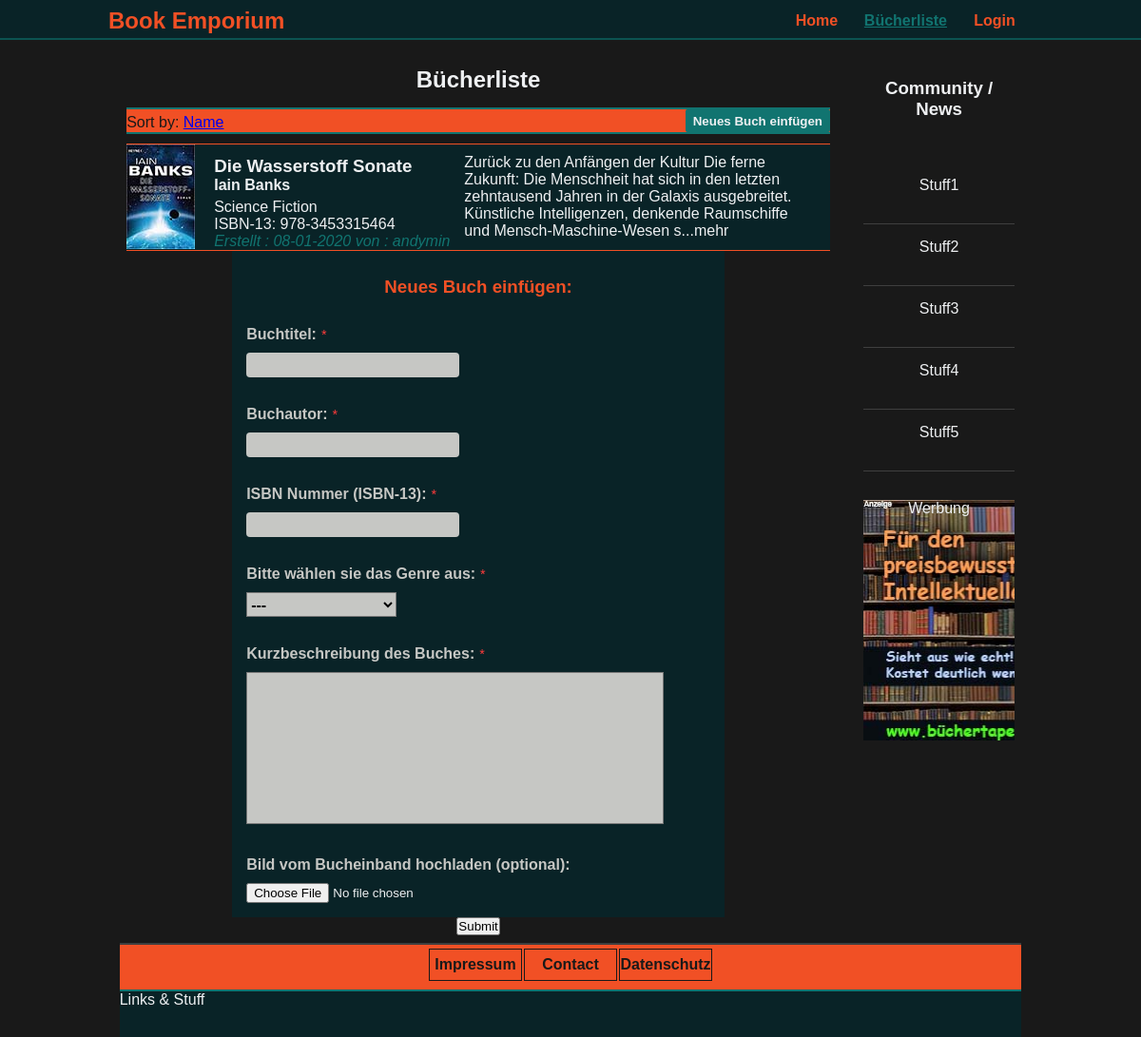
The app's page /index.php/start with its own data.
### tables this page shows
CREATE TABLE `elements` (
  `id` int(10) UNSIGNED NOT NULL,
  `element_title` varchar(255) NOT NULL,
  `element_author` varchar(255) NOT NULL,
  `element_isbn` varchar(255) NOT NULL,
  `element_genre` varchar(255) NOT NULL,
  `element_description` text NOT NULL,
  `element_created_at` timestamp NOT NULL DEFAULT current_timestamp(),
  `element_changed_at` timestamp NOT NULL DEFAULT current_timestamp(),
  `element_pic` varchar(255) NOT NULL,
  `element_thumb` varchar(255) NOT NULL,
  `user_uid` int(10) UNSIGNED NOT NULL
);

CREATE TABLE `users` (
  `uid` int(10) UNSIGNED NOT NULL,
  `username` varchar(255) NOT NULL,
  `email` varchar(255) NOT NULL,
  `password` varchar(255) NOT NULL,
  `user_created_at` timestamp NOT NULL DEFAULT current_timestamp(),
  `user_changed_at` timestamp NOT NULL DEFAULT current_timestamp() ON UPDATE current_timestamp(),
  `user_role` int(10) UNSIGNED NOT NULL,
  `user_description` text DEFAULT NULL
);

### src/Core/AbstractController.php (called while the page is built, shortened)
<?php
abstract class AbstractController
{
    protected function render($view, $params)
    {
        extract($params);
        include __DIR__."./../../views/{$view}.php";
    }
}

### src/Element/ElementController.php (called while the page is built, shortened)
<?php
class ElementController extends AbstractController
{
    public function __construct(ElementRepository $elementRepository)
    {
        $this->elementRepository = $elementRepository;
    }
    public function index()
    {
        $booklist = $this->elementRepository->fetchAllElements();
        $this->render('page_main_book_list', ['booklist' => $booklist]);
    }
}

### src/Element/ElementRepository.php (called while the page is built, shortened)
<?php
class ElementRepository extends AbstractRepository
{
    public function getTableName()
    {
        return 'elements';
    }
    public function getModelName()
    {
        return 'App\\Element\\ElementModel';
    }
}

### src/Core/AbstractRepository.php (called while the page is built, shortened)
<?php
abstract class AbstractRepository
{
    protected $pdo;
    public function __construct(PDO $pdo)
    {
        $this->pdo = $pdo;
    }
    function fetchAllElements()
    {
        $model = $this->getModelName();
        $table = $this->getTableName();
        $qry = $this->pdo->query("SELECT * FROM `$table` JOIN `users` ON users.uid = elements.user_uid GROUP BY $table.id");
        $books = $qry->fetchAll(PDO::FETCH_CLASS, $model);
        return $books;
    }
}

### autoload.php (called while the page is built, shortened)
<?php
spl_autoload_register(function ($class) {
    $prefix = 'App\\';
    $base_dir = __DIR__ . '/src/';
    $len = strlen($prefix);
    $relative_class = substr($class, $len);
    $file = $base_dir . str_replace('\\', '/', $relative_class) . '.php';
});

### init.php (called while the page is built, shortened)
<?php
require __DIR__.'/autoload.php';
function fixDate($string)
{
    $timestamp = strtotime($string);
    return date('d-m-Y', $timestamp);
}

### views/page_main_book_list.php (the view, shortened to what this page needs)
<main class="content-main">
    <section class="list-container clear">
        <div class="content-left t-center black">
            <h2>Bücherliste</h2>
            <div class="sort-bar orange clear">
                <p>Sort by: <a href="#">Name</a></p>
                <button>Neues Buch einfügen</button>
            </div>
            <ul class="book-prev">
            <?php foreach($booklist as $book) :?>
                <li>
                    <img src="/<?= $book->element_thumb ?>" alt="Einbandbild">
                    <div class="clear">
                        <div class="book-title">
                            <h3><?= $book->element_title ?></h3>
                            <h4><?= $book->element_author ?></h4>
                        </div>
                        <p class="book-data">
                            <span class="book-genre"><?= $book->element_genre ?></span>
                            <span class="book-isbn"><?= $book->element_isbn ?></span>
                            <span class="book-userdate">Erstellt : <?= fixDate($book->element_created_at) ?> von : <?= $book->username ?></span>
                        </p>
                    </div>
                    <p class="book-description"><?= substr($book->element_description, 0, 220) . '<span class="remark">...mehr</span>' ?></p>
                    <a href="#"></a>
                </li>
            <?php endforeach; ?>
            </ul>
            <div class="form-container">
                <div class="formfield">
                    <h3 class="t-center orange-text">Neues Buch einfügen:</h3>
                </div>
                <form action="#" method="post" enctype="multipart/form-data">
                    <div class="formfield">
                        <label for="booktitle">Buchtitel: <span class="ital-red">*</span></label>
                        <input type="text" name="booktitle" id="booktitle" class="" required>
                    </div>
                    <div class="formfield">
                        <label for="bookauthor">Buchautor: <span class="ital-red">*</span></label>
                        <input type="text" name="bookauthor" id="bookauthor" class="" required>
                    </div>
                    <div class="formfield">
                        <label for="isbn-number">ISBN Nummer (ISBN-13): <span class="ital-red">*</span></label>
                        <input type="text" name="isbn-number" id="isbn-number" class="" required>
                    </div>
                    <div class="formfield">
                        <label for="genre">Bitte wählen sie das Genre aus: <span class="ital-red">*</span></label>
                        <select name="genre" id="genre" required>
                            <option disabled selected value="">---</option>
                        </select>
                    </div>
                    <div class="formfield">
                        <label for="description">Kurzbeschreibung des Buches: <span class="ital-red">*</span></label>
                        <textarea name="description" id="" cols="30" rows="10"></textarea>
                    </div>
                    <div class="formfield">
                        <label for="upload-pic">Bild vom Bucheinband hochladen (optional):</label>
                        <input type="file" name="upload-pic" id="upload-pic">
                    </div>
                    <input type="submit" value="Submit">
                </form>
            </div>
        </div>
        <div class="content-right t-center black white-text">
            <h3 class="mbott-60">Community / News</h3>
            <ul class="newsfeed mbott-30">
                <li>Stuff1</li>
                <li>Stuff2</li>
                <li>Stuff3</li>
                <li>Stuff4</li>
                <li>Stuff5</li>
            </ul>
            <div class="sell-out">
                Werbung
            </div>
        </div>
    </section>
</main>

### views/views_parts/page_parts_head.php (shortened to what this page needs)
<!DOCTYPE html>
<html lang="en">
<head>
    <link rel="stylesheet" href="../../css/style_global.css">
    <link rel="stylesheet" href="../../css/style_pages.css">
</head>
<body>
    <div class="wrapper">

### index.php
<?php
require_once __DIR__."/init.php";
$path_info = $_SERVER['PATH_INFO'] ?? '';
$script = $_SERVER['SCRIPT_NAME'];
require_once __DIR__."/views/views_parts/page_parts_head.php";
if (isset($routes[$path_info])) {
    $route = $routes[$path_info];
    $controller = $container->create($route['controller']);
    $method = $route['method'];
    $controller->$method();
}else if($path_info === '/login'){
    include_once __DIR__.'/views/page_main_login.php';
}else{
    include_once __DIR__."/views/page_main_welcome.php";
}
include_once __DIR__."/views/views_parts/page_parts_nav.php";
include_once __DIR__."/views/views_parts/page_parts_foot.php";

### views/views_parts/page_parts_nav.php
<nav class="top-nav j-green">
    <div class="nav-container clear">
        <h1 class="home orange-text ">Book Emporium</h1>
        <ul class="nav-bar">
            <li class="<?php  echo $path_info === ''  ? 'active' : ''; ?>"><a href="<?= $script ?>">Home</a></li>
            <li class="<?php  echo $path_info === '/start'  ? 'active' : ''; ?>"><a href="<?= $script ?>/start">Bücherliste</a></li>
            <li class="<?php  echo $path_info === '/login'  ? 'active' : ''; ?>"><a href="<?= $script ?>/login">Login</a></li>
        </ul>
    </div>
</nav>

### views/views_parts/page_parts_foot.php
<footer class="orange">
    <div class="foot-nav">
        <ul>
            <li><a href="">Impressum</a></li>
            <li><a href="">Contact</a></li>
            <li><a href="">Datenschutz</a></li>
        </ul>
    </div>
    <div class="stuff">
        Links & Stuff
    </div>
</footer>
</div>
</body>
</html>

### css/style_global.css (style rules this page uses)
*,*:after,*:before { box-sizing: border-box; padding: 0; margin: 0; }
html { font-family: 'Fira Sans', Arial, Helvetica, sans-serif; font-size: 16px; color: #eef0f2; background-color: #191919; }
.wrapper { width: 85%; margin-left: auto; margin-right: auto; }
ul,li { list-style-type: none; }
li>a { display: block; text-decoration: none; }
.ital-red { font-style: italic; color:rgb(253, 59, 59); font-size: 14px; font-weight: normal; }
.clear:after { content: ""; display: table; clear: both; }
.t-center { text-align: center; }
.mbott-30 { margin-bottom: 30px; }
.mbott-60 { margin-bottom: 60px; }
.orange { background-color: #f15025; }
.j-green { background-color: #092327; }
.orange-text { color: #f15025; }
.black { background-color: #191919; }
.white-text { color: #eef0f2; }
.formfield { text-align: left; width: 70%; padding: 15px; background-color: #092327; margin-left: auto; margin-right: auto; }
.formfield label { display:block; min-width: 110px; text-align: left; color: #c6c7c4; margin-bottom: 10px; font-weight: bold; }
.formfield input[type=text] { border: none; border-radius: 4px; height: 26px; padding-left: 5px; background-color: #c6c7c4; font-size: 16px; font-weight: bold; }
.formfield select { background-color: #c6c7c4; font-size: 16px; font-weight: bold; height: 26px; }
.formfield textarea { width: 90%; resize: none; background-color: #c6c7c4; padding: 4px; }

### css/style_pages.css (style rules this page uses)
.top-nav { position: fixed; top:0; left:0; width: 100%; height: 42px; border-bottom: 2px solid #0B5351; }
.nav-container { width:85%; margin-left: auto; margin-right: auto; padding-left: 2%; padding-right: 2%; }
.top-nav h1 { margin-top: 8px; float:left; }
.nav-bar { float: right; }
.nav-bar li { float: left; margin-left: 5px; margin-right:5px; }
.nav-bar a { text-align: center; height: 40px; min-width:70px; padding: 2px 5px 2px 5px; color:#f15025; font-weight: bold; line-height: 40px; }
.active a,.active a:hover,.active a:focus { color: #117470 ; background-color: #092327; text-decoration: underline; }
.content-main { margin-top:42px; padding-top:20px; }
.content-main h3 { padding-top:12px; }
.welcome-container,.list-container { width: 95%; margin-left: auto; margin-right: auto; }
.content-left { float: left; width: 78%; margin-left: 1%; margin-right: 1%; padding: 8px; min-height: 700px; }
.content-right { float:left; width: 18%; margin-left: 1%; margin-right: 1%; padding: 8px; min-height: 700px; }
.newsfeed li { margin-top: 15px; border-bottom: 1px solid #3f3f3f; min-height: 50px; width: 100%; }
.sell-out { height:253px; background: url('../img/ui/anzeige_fake.jpg') no-repeat top left; }
.sort-bar { width: 100%; color: #191919; height: 28px; margin-top:15px; text-align: left; border-top: 2px solid #117470; border-bottom: 2px solid #117470; }
.sort-bar p { float:left; line-height: 28px; }
.sort-bar button { float:right; height:24px; border: none; padding-left: 8px; padding-right: 8px; background-color: #117470; color: #eef0f2; border-radius: 2px; font-weight: bold; }
.book-prev { width:100%; }
.book-prev li { margin-top: 10px; border-bottom: 1px solid #f15025; border-top: 1px solid #f15025; background-color: #092327; }
.book-prev li:after { content: ""; display:table; clear:both; }
.book-prev li a { display: block; width: 62%; height: 113px; position: absolute; left: auto; z-index: 10; }
.book-prev li img { float: left; }
.book-prev li div { float: left; margin-left: 10px; text-align: left; }
.book-data { clear:both; float:left; margin-left: 10px; margin-top: 5px; }
.book-data span { display:block; }
.book-userdate { font-style: italic; color: #117470; }
.book-description { margin-top: 10px; float:left; margin-left: 15px; width: 50%; text-align: left; }
footer { min-height: 60px; width: 93%; margin-left: auto; margin-right: auto; padding-top: 5px; border-top: 2px solid #3f3f3f; }
.foot-nav { width: 36%; margin-left: auto; margin-right: auto; text-align: center; margin-bottom: 10px; }
.foot-nav li { display: inline-block; width:28%; }
.foot-nav a { display:block; height:32px; line-height: 32px; width:100%; color: #191919; outline: 1px solid #191919; font-weight: bold; }
.stuff { min-height: 50px; background-color: #092327; border-top: 2px solid #117470; }

### records on screen
elements: element_thumb (picture), element_title "Die Wasserstoff Sonate", element_author "Iain Banks", element_genre "Science Fiction", element_isbn "ISBN-13: 978-3453315464", element_created_at "08-01-2020", user_uid.username "andymin", element_description "Zurück zu den Anfängen der Kultur Die ferne Zukunft: Die Menschheit hat sich in den letzten zehntausend Jahren in der Galaxis ausgebreitet. Künstliche Intelligenzen, denkende Raumschiffe und Mensch-Maschine-Wesen s"
